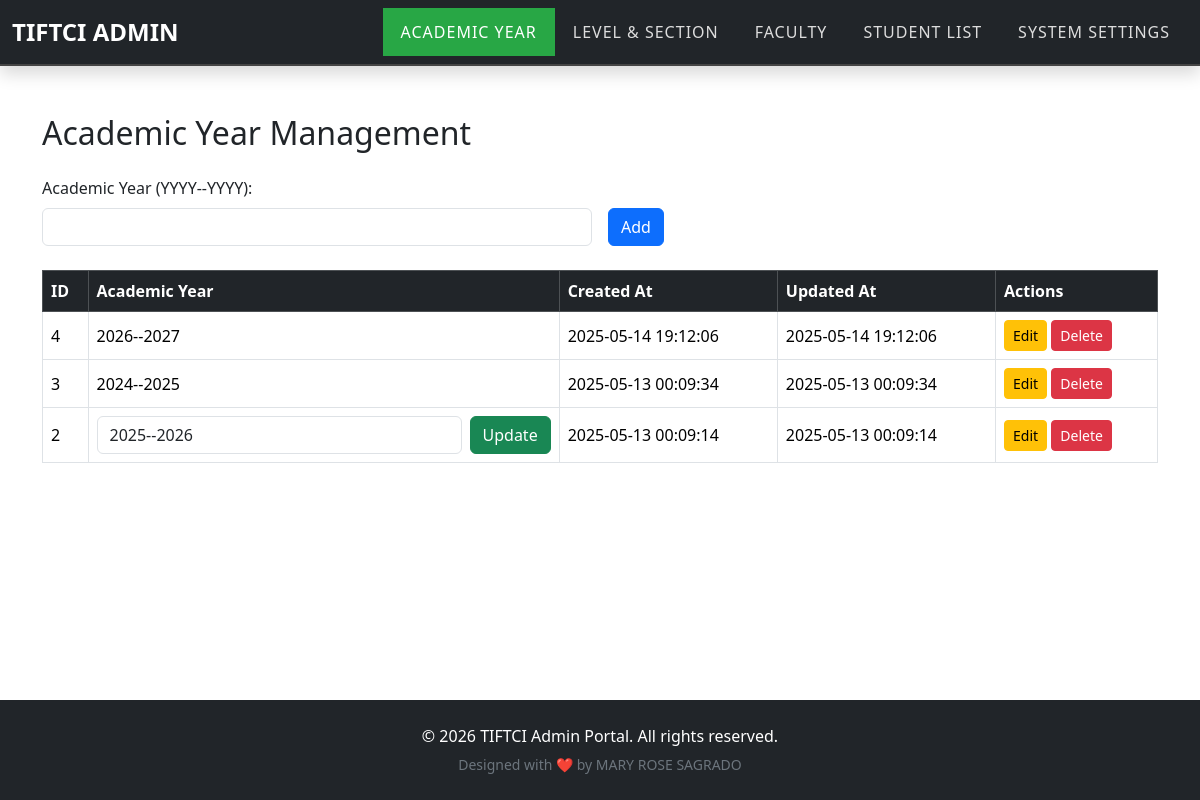
Page /academic_year.php?edit=2 on the committed database.
### tables this page shows
CREATE TABLE `academic_year` (
  `id` int(11) NOT NULL,
  `year` varchar(20) NOT NULL,
  `created_at` timestamp NOT NULL DEFAULT current_timestamp(),
  `updated_at` timestamp NOT NULL DEFAULT current_timestamp() ON UPDATE current_timestamp()
);

### academic_year.php (the view, shortened to what this page needs)
<?php
include 'db.php';
$query = "SELECT * FROM academic_year ORDER BY id DESC";
$result = $conn->query($query);
?>
<!DOCTYPE html>
<html lang="en">
<head>
    <link href="https://cdn.jsdelivr.net/npm/bootstrap@5.3.3/dist/css/bootstrap.min.css" rel="stylesheet">
    <link href="nav.css" rel="stylesheet">
</head>
<body>
<nav class="navbar navbar-expand-lg navbar-dark bg-dark shadow">
    <div class="container-fluid">
        <a class="navbar-brand fw-bold" href="admin_dashboard.php">TIFTCI Admin</a>
        <div class="collapse navbar-collapse justify-content-end" id="navbarNav">
            <ul class="navbar-nav">
                <li class="nav-item"><a class="nav-link active" href="academic_year.php">Academic Year</a></li>
                <li class="nav-item"><a class="nav-link" href="level_section.php">Level & Section</a></li>
                <li class="nav-item"><a class="nav-link" href="faculty.php">Faculty</a></li>
                <li class="nav-item"><a class="nav-link" href="students.php">Student List</a></li>
                <li class="nav-item"><a class="nav-link" href="system_settings.php">System Settings</a></li>
            </ul>
        </div>
    </div>
</nav>
<div class="container py-5">
    <h2 class="mb-4">Academic Year Management</h2>
    <form method="POST" class="row g-3 mb-4">
        <div class="col-md-6">
            <label class="form-label">Academic Year (YYYY--YYYY):</label>
            <input type="text" class="form-control" name="year" required pattern="\d{4}--\d{4}">
        </div>
        <div class="col-md-6 d-flex align-items-end">
            <button type="submit" class="btn btn-primary" name="add_year">Add</button>
        </div>
    </form>
    <div class="table-responsive">
        <table class="table table-bordered table-hover align-middle">
            <thead class="table-dark">
                <tr>
                    <th>ID</th>
                    <th>Academic Year</th>
                    <th>Created At</th>
                    <th>Updated At</th>
                    <th>Actions</th>
                </tr>
            </thead>
            <tbody>
                <?php while ($row = $result->fetch_assoc()): ?>
                    <tr>
                        <td><?= $row['id'] ?></td>
                        <td>
                            <?php if (isset($_GET['edit']) && $_GET['edit'] == $row['id']): ?>
                                <form method="POST" class="d-flex">
                                    <input type="text" name="edit_year_val" value="<?= htmlspecialchars($row['year']) ?>" class="form-control me-2" required pattern="\d{4}--\d{4}">
                                    <button type="submit" class="btn btn-success" name="edit_year">Update</button>
                                </form>
                            <?php else: ?>
                                <?= htmlspecialchars($row['year']) ?>
                            <?php endif; ?>
                        </td>
                        <td><?= $row['created_at'] ?></td>
                        <td><?= $row['updated_at'] ?></td>
                        <td>
                            <a href="?edit=<?= $row['id'] ?>" class="btn btn-sm btn-warning">Edit</a>
                            <a href="?delete=<?= $row['id'] ?>" class="btn btn-sm btn-danger" onclick="return confirm('Delete this year?')">Delete</a>
                        </td>
                    </tr>
                <?php endwhile; ?>
            </tbody>
        </table>
    </div>
</div>
<footer class="bg-dark text-white text-center py-4">
    <div class="container">
        <p class="mb-1">&copy; <?= date("Y") ?> TIFTCI Admin Portal. All rights reserved.</p>
        <small class="text-secondary">Designed with ❤️ by MARY ROSE SAGRADO</small>
    </div>
</footer>
</body>
</html>

### nav.css (style rules this page uses)
.navbar { border-bottom: 2px solid #444; background-color: #343a40; }
.navbar-brand { font-size: 1.5rem; color: #fff; font-weight: bold; text-transform: uppercase; }
.navbar-nav .nav-item .nav-link { color: #ddd; padding: 12px 18px; font-size: 1rem; text-transform: uppercase; letter-spacing: 1px; }
.navbar-nav .nav-item .nav-link.active { color: #fff; background-color: #28a745; }
.navbar-collapse { flex-grow: 0; }
html, body { height: 100%; margin: 0; padding: 0; display: flex; flex-direction: column; }
.container { flex: 1; }
footer { background-color: #212529; color: white; text-align: center; padding: 1rem 0; }

### rows in the picture
academic_year: id "4", year "2026--2027", created_at "2025-05-14 19:12:06", updated_at "2025-05-14 19:12:06"
academic_year: id "3", year "2024--2025", created_at "2025-05-13 00:09:34", updated_at "2025-05-13 00:09:34"
academic_year: id "2", edit_year_val "2025--2026", created_at "2025-05-13 00:09:14", updated_at "2025-05-13 00:09:14"
